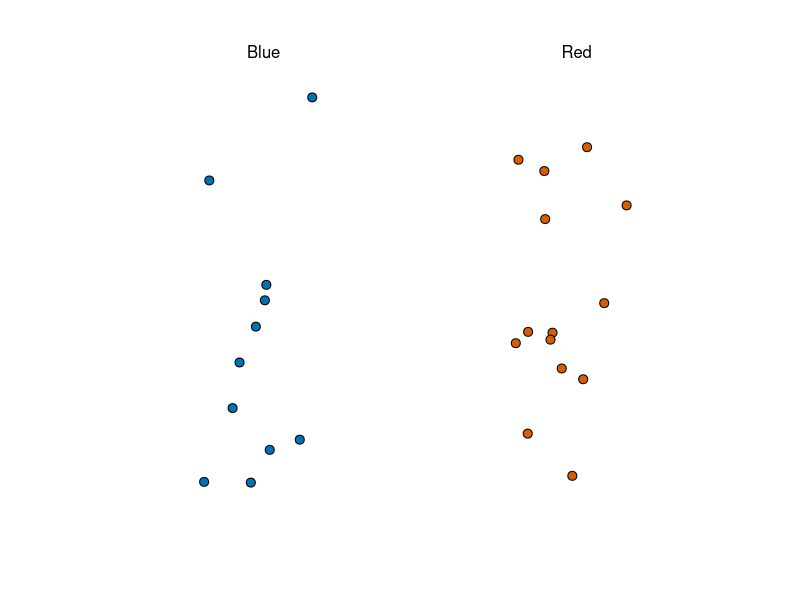

Here is the R script that generated this plot: (Note: this script raises an error after producing the figure.)
# 16 - Statistical Inference
#
#
# Statistical Inference is the part of statistics that helps distinguish patterns arising
# from signal from those arising from chance.
# The task of Statistical Inference is to predict the parameter p using the observed data
# in the sample.
# Just ike we use variables to define unkowns in systems of equations, in Statistical Inference
# we define parameters to define unknown parts of our models.

library(tidyverse)
library(dslabs)
take_poll(25)

# We want to predict the proportion of blue beads in the urn. Let’s call this quantity p,
# which then tells us the proportion of red beads 1 − p, and the spread p − (1 − p),
# which simplifies to 2p − 1.

# In statistical textbooks, the beads in the urn are called the population. The proportion of
# blue beads in the population p is called a parameter. The 25 beads we see in the previous
# plot are called a sample. The task of statistical inference is to predict the
# parameter p using the observed data in the sample.


# 
# Suppose we want to use a Monte Carlo simulation to corroborate the tools we
# have built using probability theory. To create the simulation, we would
# write code like this:
B <- 10000
N <- 1000
x_hat <- replicate(B, {
    x <- sample(c(0, 1), size=N, replace=TRUE, prob = c(1 - p, p))
    mean(x)
})    
# The problem is, of course, we don’t know p.
# One thing we therefore do to corroborate theoretical results is to pick one or several
# values of p and run the simulations. Let’s set p=0.45. We can then simulate a poll:
p <- 0.45
N <- 1000
x <- sample(c(0, 1), size = N, replace = TRUE, prob = c(1 - p, p))
x_hat <- mean(x)

# In this particular sample, our estimate is x_hat. We can use that code to do a Monte Carlo simulation:
B <- 10000
x_hat <- replicate(B, {
    x <- sample(c(0, 1), size = N, replace = TRUE, prob = c(1 - p, p))
    mean(x)
})
mean(x_hat)
sd(x_hat)

scale_coeff <- 20
tibble(x_hat = x_hat,
       x_pnorm = seq(0.35, 0.55, length = 10000))  %>% 
    mutate(pnorm = map_dbl(x_pnorm, pnorm, mean = mean(x_hat), sd = sd(x_hat))) %>%
    ggplot() +
    geom_histogram(mapping = aes(x_hat, y = after_stat(density)),
                   color = 'black',
                   alpha = 0.8) +
    geom_line(mapping = aes(x = x_pnorm, y = pnorm * 25),
              color = 'red2')


# Of course, in real life we would never be able to run such an experiment because we
# don’t know p. But we could run it for various values of p and N and see that the
# theory does indeed work well for most values. You can easily do this by re-running
# the code above after changing p and N.

tibble(x_hat = x_hat,
       x_pnorm = seq(0.35, 0.55, length = 10000))  %>% 
    mutate(pnorm = map_dbl(x_pnorm, pnorm, mean = mean(x_hat), sd = sd(x_hat))) %>%
    ggplot(mapping = aes(sample = x_hat)) +
    stat_qq() +
    stat_qq_line() +
    xlab('Theoretical normal') +
    ylab('X hat')


# 16.6 Confidence intervals
p <- 0.45
N <- 1000
# notice the intervals here
x <- sample(c(0, 1), size = N, replace = TRUE, prob = c(1 - p, p))
x_hat <- mean(x)
se_hat <- sqrt(x_hat * (1 - x_hat) / N)
c(x_hat - 1.96 * se_hat, x_hat + 1.96 * se_hat)

# is different from this one:
x <- sample(c(0, 1), size = N, replace = TRUE, prob = c(1 - p, p))
x_hat <- mean(x)
se_hat <- sqrt(x_hat * (1 - x_hat) / N)
c(x_hat - 1.96 * se_hat, x_hat + 1.96 * se_hat)
# Keep sampling and creating intervals and you will see the random variation.
# To determine the probability that the interval includes p, we need to compute this:
#
#                Pr(X − 1.96SE(X) ≤ p ≤ X + 1.96SE(X))
# 
# By subtracting and dividing the same quantities in all parts of the equation, we get that the above is
#
#                   Pr(-1.96 <= X_bar - p / SE_hat[X] <= 1.96)
#
#               ----> Pr(-1.96 <= Z <= 1.96)
#
# which we can quickly compute using :
pnorm(1.96) - pnorm(-1.96)

# proving that we have a 95% probability.
# If we want to have a larger probability, say 99%, we need to multiply by whatever z satisfies the following:
#   Pr (−z ≤ Z ≤ z) = 0.99

# Using:
z <- qnorm(0.995)
z
# will achieve this because by definition pnorm(qnorm(0.995)) is 0.995 and by
# symmetry pnorm(1-qnorm(0.995)) is 1 - 0.995. As a consequence, we have that:
pnorm(z) - pnorm(-z)


# 16.6.1 A Monte Carlo simulation
# We can run a Monte Carlo simulation to confirm that, in fact,
# a 95% confidence interval includes p 95% of
N <- 1000
B <- 10000
inside <- replicate(B, {
    x <- sample(c(0, 1), size = N, replace = TRUE, prob = c(1 - p, p))
    x_hat <- mean(x)
    se_hat <- sqrt(x_hat * (1 - x_hat) / N)
    between(p, x_hat - 1.96 * se_hat, x_hat + 1.96 * se_hat)
})
mean(inside)

# replicate plot of confidence intervals simulation
N <- 1000
B <- 10000
sim <- function(.x) {
    x <- sample(c(0, 1), size = N, replace = TRUE, prob = c(1 - p, p))
    x_hat <- mean(x)
    se_hat <- sqrt(x_hat * (1 - x_hat) / N)
    list(x_hat = x_hat, se_hat = se_hat)
}

results <- tibble(x = 1:10000,
       results = map(x, sim))

results %>% 
    unnest_wider(results) %>% 
    slice_head(n = 100) %>% 
    mutate(lx = x_hat - se_hat, hx = x_hat + se_hat) %>% 
    mutate(inside = if_else(p >= lx & p <= hx, TRUE, FALSE)) %>% 
    ggplot() +
        geom_point(mapping = aes(x = lx, y = x)) +
        geom_point(mapping = aes(x = hx, y = x)) +
        geom_segment(mapping = aes(x = lx, xend = hx, y = x, yend = x,
                               color = inside)) +
        theme(legend.position = 'None') +
        ylab('Simulation trial') +
        xlab('Confidence Interval')
